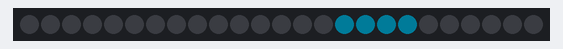
This sketch was run on a simulated Arduino Uno, built with avr-gcc and run on an emulated ATmega328P. Shown: 25 RGB LEDs in strip order, left to right. Dim RGB values are drawn brighter than linear; random numbers use the default seed unless the sketch sets one.

Above: at 0.8 s.
At 1.9 s:
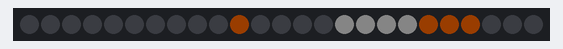
At 3.2 s:
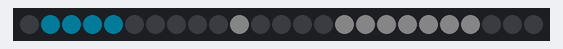
At 7.9 s:
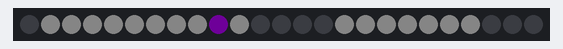
At 14.1 s:
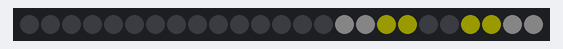
At 26.9 s:
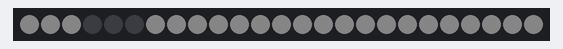

The sketch:

LED_Matrix_Tetris_Drop_Animation.ino
```cpp
/*
 * This program animates simple falling tetromino blocks on the
 * 5x5 RGB matrix.
 */

#include <Arduino.h>
#include <Adafruit_NeoPixel.h>

#define MATRIX_PIN 7
#define NUM_LEDS   25

Adafruit_NeoPixel matrix(
  NUM_LEDS,
  MATRIX_PIN,
  NEO_GRB + NEO_KHZ800
);

bool board[5][5];

//====================================================
// Pixel Mapping
//====================================================

int pixelXY(int x, int y)
{
  if (y % 2 == 0)
    return y * 5 + x;

  return y * 5 + (4 - x);
}

//====================================================
// Draw Board
//====================================================

void drawBoard(
  int blockX,
  int blockY,
  const int shape[][2],
  int size,
  uint32_t color
)
{
  matrix.clear();

  // Draw settled blocks
  for (int y = 0; y < 5; y++)
  {
    for (int x = 0; x < 5; x++)
    {
      if (board[y][x])
      {
        matrix.setPixelColor(
          pixelXY(x, y),
          matrix.Color(80, 80, 80)
        );
      }
    }
  }

  // Draw moving block
  for (int i = 0; i < size; i++)
  {
    int x =
      blockX + shape[i][0];

    int y =
      blockY + shape[i][1];

    if (x >= 0 && x < 5 &&
        y >= 0 && y < 5)
    {
      matrix.setPixelColor(
        pixelXY(x, y),
        color
      );
    }
  }

  matrix.show();
}

//====================================================
// Check Horizontal Movement
//====================================================

bool canMoveRight(
  int blockX,
  int blockY,
  const int shape[][2],
  int size
)
{
  for (int i = 0; i < size; i++)
  {
    int x =
      blockX + shape[i][0];

    int y =
      blockY + shape[i][1];

    // Right edge
    if (x >= 5)
      return false;

    // Check collision with settled blocks
    if (x >= 0 &&
        y >= 0 &&
        y < 5 &&
        board[y][x])
    {
      return false;
    }
  }

  return true;
}

//====================================================
// Place Block
//====================================================

void placeBlock(
  int blockX,
  int blockY,
  const int shape[][2],
  int size
)
{
  for (int i = 0; i < size; i++)
  {
    int x =
      blockX + shape[i][0];

    int y =
      blockY + shape[i][1];

    if (x >= 0 && x < 5 &&
        y >= 0 && y < 5)
    {
      board[y][x] = true;
    }
  }
}

//====================================================
// Setup
//====================================================

void setup()
{
  matrix.begin();
  matrix.setBrightness(25);

  randomSeed(analogRead(1));

  for (int y = 0; y < 5; y++)
  {
    for (int x = 0; x < 5; x++)
    {
      board[y][x] = false;
    }
  }
}

//====================================================
// Main Loop
//====================================================

void loop()
{
  //==================================================
  // I Tetromino
  //==================================================

  const int I[4][2] =
  {
    {0,0},
    {1,0},
    {2,0},
    {3,0}
  };

  //==================================================
  // T Tetromino
  //==================================================

  const int T[4][2] =
  {
    {1,0},
    {0,1},
    {1,1},
    {2,1}
  };

  //==================================================
  // L Tetromino
  //==================================================

  const int L[4][2] =
  {
    {0,0},
    {0,1},
    {0,2},
    {1,2}
  };

  //==================================================
  // O Tetromino
  //==================================================

  const int O[4][2] =
  {
    {0,0},
    {1,0},
    {0,1},
    {1,1}
  };

  //==================================================
  // Select Random Shape
  //==================================================

  int choice =
    random(0, 4);

  const int (*shape)[2];

  if (choice == 0)
    shape = I;
  else if (choice == 1)
    shape = T;
  else if (choice == 2)
    shape = L;
  else
    shape = O;

  //==================================================
  // Block Colors
  //==================================================

  uint32_t colors[] =
  {
    matrix.Color(0, 200, 255),
    matrix.Color(180, 0, 255),
    matrix.Color(255, 100, 0),
    matrix.Color(255, 255, 0)
  };

  //==================================================
  // Start From LEFT
  //==================================================

  int blockX = -3;

  // Random vertical position
  int blockY = random(0, 4);

  //==================================================
  // Move From LEFT -> RIGHT
  //==================================================

  while (canMoveRight(
    blockX + 1,
    blockY,
    shape,
    4
  ))
  {
    blockX++;

    drawBoard(
      blockX,
      blockY,
      shape,
      4,
      colors[choice]
    );

    delay(250);
  }

  //==================================================
  // Lock Block
  //==================================================

  placeBlock(
    blockX,
    blockY,
    shape,
    4
  );

  drawBoard(
    blockX,
    blockY,
    shape,
    4,
    colors[choice]
  );

  delay(300);

  //==================================================
  // Check If Board Is Crowded
  //==================================================

  bool crowded = true;

  for (int x = 0; x < 5; x++)
  {
    if (!board[0][x])
      crowded = false;
  }

  if (crowded)
  {
    for (int y = 0; y < 5; y++)
    {
      for (int x = 0; x < 5; x++)
      {
        board[y][x] = false;
      }
    }

    matrix.clear();
    matrix.show();

    delay(500);
  }
}
```

Measured:
- what the display in image 0 shows lasts 0.5 s, from 0.8 s to 1.3 s
